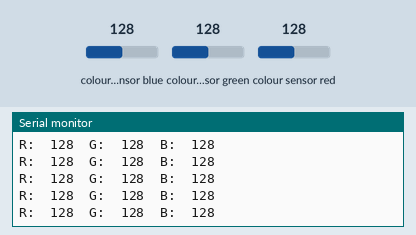
Recording of a sketch running on a simulated Arduino Uno, built with avr-gcc and run on an emulated ATmega328P. Parts: the last lines printed to the serial monitor. The inputs (shaded band) are chosen by the test bench; at power-on: colour sensor blue 128, colour sensor green 128, colour sensor red 128.

Above: at 1.2 s.
1.3 s: colour sensor blue set to 5
At 1.42 s:
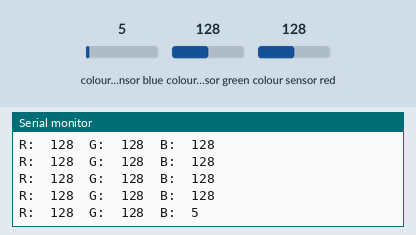
2.8 s: colour sensor green set to 5
At 2.86 s:
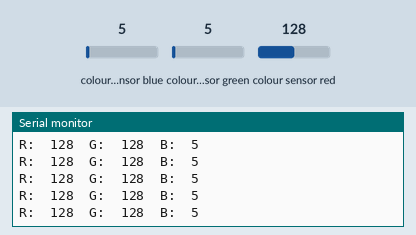
4.3 s: colour sensor red set to 5
At 4.3 s:
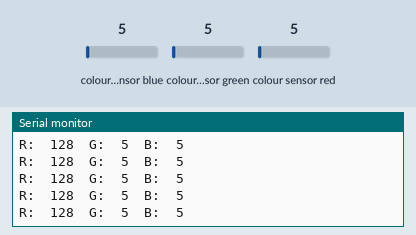

The sketch:

colorview.ino
```cpp
#include <Wire.h>
#include "Adafruit_TCS34725.h"


// our RGB -> eye-recognized gamma color
byte gammatable[256];


Adafruit_TCS34725 tcs = Adafruit_TCS34725(TCS34725_INTEGRATIONTIME_50MS, TCS34725_GAIN_4X);

void setup() {
  Serial.begin(9600);
  Serial.println("Color View Test!");

  if (tcs.begin()) {
    //Serial.println("Found sensor");
  } else {
    Serial.println("No TCS34725 found ... check your connection!");
    while (1); // halt!
  }


  // thanks PhilB for this gamma table!
  // it helps convert RGB colors to what humans see
  for (int i=0; i<256; i++) {
    float x = i;
    x /= 255;
    x = pow(x, 2.5);
    x *= 255;

    //if (commonAnode) {
    //  gammatable[i] = 255 - x;
    //} else {
      gammatable[i] = x;
    //}
    //Serial.println(gammatable[i]);
  }
}

// The commented out code in loop is example of getRawData with clear value.
// Processing example colorview.pde can work with this kind of data too, but It requires manual conversion to
// [0-255] RGB value. You can still uncomments parts of colorview.pde and play with clear value.
void loop() {
  float red, green, blue;

  tcs.setInterrupt(false);  // turn on LED

  delay(60);  // takes 50ms to read

  tcs.getRGB(&red, &green, &blue);

  tcs.setInterrupt(true);  // turn off LED

  Serial.print("R:\t"); Serial.print(int(red));
  Serial.print("\tG:\t"); Serial.print(int(green));
  Serial.print("\tB:\t"); Serial.print(int(blue));

//  Serial.print("\t");
//  Serial.print((int)red, HEX); Serial.print((int)green, HEX); Serial.print((int)blue, HEX);
  Serial.print("\n");

//  uint16_t red, green, blue, clear;
//
//  tcs.setInterrupt(false);  // turn on LED
//
//  delay(60);  // takes 50ms to read
//
//  tcs.getRawData(&red, &green, &blue, &clear);
//
//  tcs.setInterrupt(true);  // turn off LED
//
//  Serial.print("C:\t"); Serial.print(int(clear));
//  Serial.print("R:\t"); Serial.print(int(red));
//  Serial.print("\tG:\t"); Serial.print(int(green));
//  Serial.print("\tB:\t"); Serial.print(int(blue));
//  Serial.println();


}
```

Measured:
- after the input at 1.3 s, the serial monitor: prints a new line at once (image 1)
